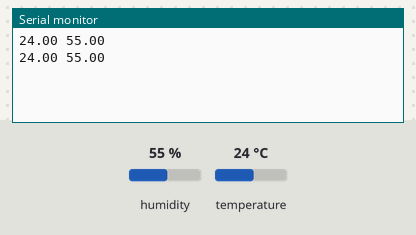
Simulated run of this sketch. Board: Arduino Uno, built with avr-gcc and run on an emulated ATmega328P. Parts: the last lines printed to the serial monitor. The inputs (shaded band) are chosen by the test bench; at power-on: humidity 55 %, temperature 24 °C.

Above: at 2.8 s.
2.9 s: humidity set to 22 %
At 5.3 s:
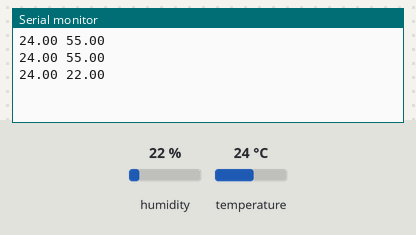
5.6 s: temperature set to 12 °C
At 6.7 s:
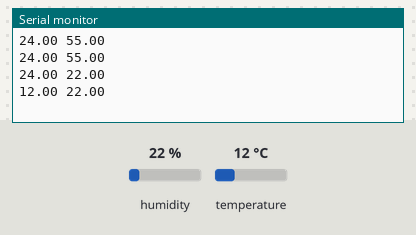
8.3 s: humidity set to 40 %
At 11.5 s:
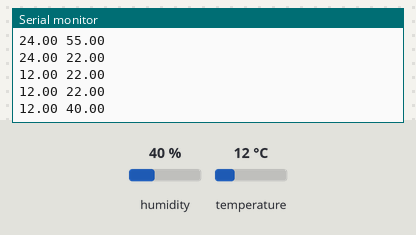
Timing chart, 0 to 13.0 s (numbered marks = the images above; inputs shaded):
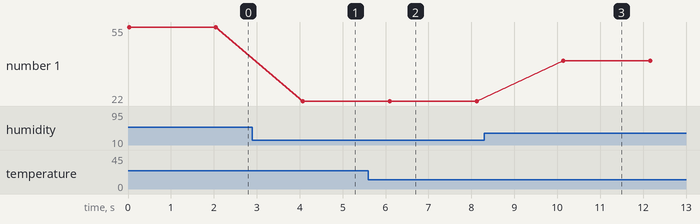

Measured:
- after the input at 2.9 s, the serial monitor: prints a new line after 1.2 s (image 1)
- after the input at 5.6 s, the serial monitor: prints a new line after 0.50 s (image 2)
- after the input at 8.3 s, the serial monitor: prints a new line after 1.8 s (image 3)
- plotted number 1: 55 → 22 after the input at 2.9 s, 22 → 40 after the input at 8.3 s

The sketch:

dht_temp_hum_sensor.ino
```cpp
//#include <LiquidCrystal.h>
#include <dht.h>

//LiquidCrystal lcd(12, 11, 5, 4, 3, 2);
dht DHT;
#define DHT11_PIN 7


void setup(){
  //lcd.begin(16, 2);
  Serial.begin(9600);
}

void loop(){

  int chk = DHT.read11(DHT11_PIN);

  Serial.print(DHT.temperature);
  Serial.print(' ');
  Serial.println(DHT.humidity);
  delay(2000);

  // Wiith LCD version
  //lcd.setCursor(0,0);
  //lcd.print("Temp: ");
  //lcd.print(DHT.temperature);
  //lcd.print((char)223);
  //lcd.print("C");
  //lcd.setCursor(0,1);
  //lcd.print("Humidity: ");
  //lcd.print(DHT.humidity);
  //lcd.print("%");


}
```
